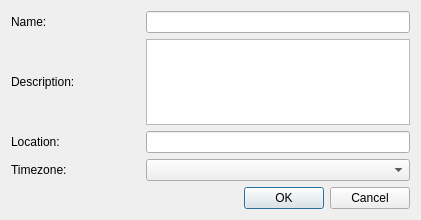
<?xml version="1.0" encoding="UTF-8"?>
<ui version="4.0">
 <class>CalendarEditor</class>
 <widget class="QDialog" name="CalendarEditor">
  <property name="geometry">
   <rect>
    <x>0</x>
    <y>0</y>
    <width>421</width>
    <height>220</height>
   </rect>
  </property>
  <property name="windowTitle">
   <string>Calendar Editor</string>
  </property>
  <layout class="QGridLayout" name="gridLayout">
   <item row="1" column="0">
    <widget class="QLabel" name="label">
     <property name="text">
      <string comment="calendar name">Name:</string>
     </property>
    </widget>
   </item>
   <item row="2" column="0">
    <widget class="QLabel" name="label_2">
     <property name="text">
      <string>Description:</string>
     </property>
    </widget>
   </item>
   <item row="3" column="0">
    <widget class="QLabel" name="label_3">
     <property name="text">
      <string>Location:</string>
     </property>
    </widget>
   </item>
   <item row="4" column="0">
    <widget class="QLabel" name="label_6">
     <property name="text">
      <string>Timezone:</string>
     </property>
    </widget>
   </item>
   <item row="5" column="0" colspan="3">
    <widget class="QDialogButtonBox" name="buttons">
     <property name="orientation">
      <enum>Qt::Horizontal</enum>
     </property>
     <property name="standardButtons">
      <set>QDialogButtonBox::Cancel|QDialogButtonBox::Ok</set>
     </property>
    </widget>
   </item>
   <item row="1" column="1" colspan="2">
    <widget class="KLineEdit" name="nameEdit"/>
   </item>
   <item row="2" column="1" colspan="2">
    <widget class="KTextEdit" name="descriptionEdit"/>
   </item>
   <item row="3" column="1" colspan="2">
    <widget class="KLineEdit" name="locationEdit"/>
   </item>
   <item row="4" column="1" colspan="2">
    <widget class="KComboBox" name="timezoneCombo"/>
   </item>
  </layout>
 </widget>
 <customwidgets>
  <customwidget>
   <class>KLineEdit</class>
   <extends>QLineEdit</extends>
   <header>klineedit.h</header>
  </customwidget>
  <customwidget>
   <class>KComboBox</class>
   <extends>QComboBox</extends>
   <header>kcombobox.h</header>
  </customwidget>
  <customwidget>
   <class>KTextEdit</class>
   <extends>QTextEdit</extends>
   <header>ktextedit.h</header>
  </customwidget>
 </customwidgets>
 <tabstops>
  <tabstop>nameEdit</tabstop>
  <tabstop>descriptionEdit</tabstop>
  <tabstop>locationEdit</tabstop>
  <tabstop>timezoneCombo</tabstop>
  <tabstop>buttons</tabstop>
 </tabstops>
 <resources/>
 <connections>
  <connection>
   <sender>buttons</sender>
   <signal>accepted()</signal>
   <receiver>CalendarEditor</receiver>
   <slot>accept()</slot>
   <hints>
    <hint type="sourcelabel">
     <x>248</x>
     <y>254</y>
    </hint>
    <hint type="destinationlabel">
     <x>157</x>
     <y>274</y>
    </hint>
   </hints>
  </connection>
  <connection>
   <sender>buttons</sender>
   <signal>rejected()</signal>
   <receiver>CalendarEditor</receiver>
   <slot>reject()</slot>
   <hints>
    <hint type="sourcelabel">
     <x>316</x>
     <y>260</y>
    </hint>
    <hint type="destinationlabel">
     <x>286</x>
     <y>274</y>
    </hint>
   </hints>
  </connection>
 </connections>
</ui>
